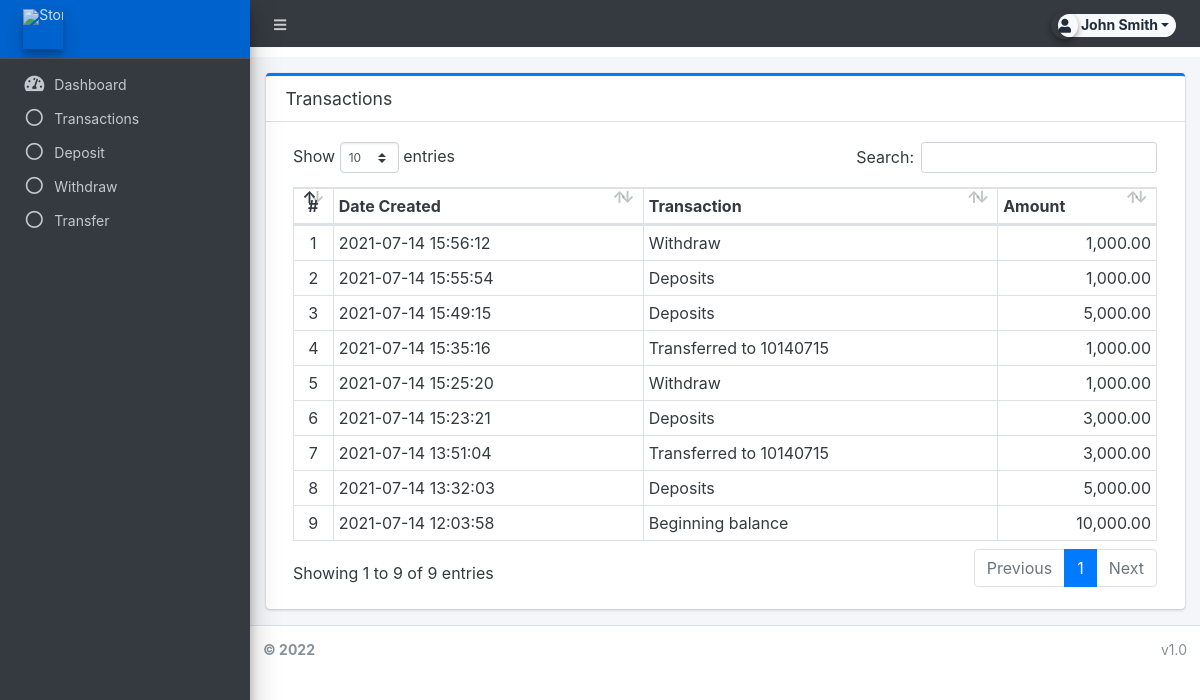
The app's page /client/?page=transaction (signed in) with its own data.
### tables this page shows
CREATE TABLE `transactions` (
  `id` int(30) NOT NULL,
  `account_id` int(30) NOT NULL,
  `type` tinyint(4) NOT NULL COMMENT '1=Cash in, 2= Withdraw, 3=transfer',
  `amount` float NOT NULL,
  `remarks` text DEFAULT NULL,
  `date_created` datetime NOT NULL DEFAULT current_timestamp()
);

### classes/DBConnection.php (called while the page is built, shortened)
<?php
class DBConnection{
    private $host = DB_SERVER;
    private $username = DB_USERNAME;
    private $password = DB_PASSWORD;
    private $database = DB_NAME;
    public $conn;
    public function __construct(){
        if (!isset($this->conn)) {
            $this->conn = new mysqli($this->host, $this->username, $this->password, $this->database);
        }
    }
}
?>

### classes/SystemSettings.php (called while the page is built, shortened)
<?php
class SystemSettings extends DBConnection{
	function userdata($field = ''){
		if(!empty($field)){
			if(isset($_SESSION['userdata'][$field]))
				return $_SESSION['userdata'][$field];
			else
				return null;
		}else{
			return false;
		}
	}
}
$_settings = new SystemSettings();
?>

### client/transaction/index.php (the view, shortened to what this page needs)
<div class="card card-outline card-primary">
	<div class="card-header">
		<h3 class="card-title">Transactions</h3>
	</div>
	<div class="card-body">
        <div class="container-fluid">
			<table class="table table-bordered table-stripped" id="indi-list">
				<thead>
					<tr>
						<th class="text-center">#</th>
						<th>Date Created</th>
						<th>Transaction</th>
						<th>Amount</th>
					</tr>
				</thead>
				<tbody>
					<?php
					$i = 1;
						$qry = $conn->query("SELECT t.*,concat(a.lastname,', ',a.firstname, a.middlename) as `name`,a.account_number from `transactions` t inner join `accounts` a on a.id = t.account_id where t.account_id = '".$_settings->userdata('id')."' order by unix_timestamp(t.date_created) desc ");
						while($row = $qry->fetch_assoc()):
					?>
						<tr>
							<td class="text-center"><?php echo $i++; ?></td>
							<td><?php echo $row['date_created'] ?></td>
							<td><?php echo $row['remarks'] ?></td>
							<td class='text-right'><?php echo number_format($row['amount'],2) ?></td>
						</tr>
					<?php endwhile; ?>
				</tbody>
			</table>
		</div>
	</div>
</div>

### client/index.php (shortened to what this page needs)
<?php require_once('../config.php'); ?>
<?php
$balance = $conn->query("SELECT * FROM `accounts` where id=".$_settings->userdata('id'));
$_settings->set_userdata('balance', $balance->fetch_assoc()['balance']);
?>
 <!DOCTYPE html>
<html lang="en" class="" style="height: auto;">
<?php require_once('inc/header.php') ?>
  <body class="sidebar-mini layout-fixed control-sidebar-slide-open layout-navbar-fixed sidebar-mini-md sidebar-mini-xs" data-new-gr-c-s-check-loaded="14.991.0" data-gr-ext-installed="" style="height: auto;">
    <div class="wrapper">
     <?php require_once('inc/topBarNav.php') ?>
     <?php require_once('inc/navigation.php') ?>
     <?php $page = isset($_GET['page']) ? $_GET['page'] : 'home';  ?>
      <div class="content-wrapper pt-3" style="min-height: 567.854px;">
        <section class="content  text-dark">
          <div class="container-fluid">
            <?php
              if(!file_exists($page.".php") && !is_dir($page)){
                  include '404.html';
              }else{
                if(is_dir($page))
                  include $page.'/index.php';
                else
                  include $page.'.php';
              }
            ?>
          </div>
        </section>
      </div>
      <?php require_once('inc/footer.php') ?>
  </body>
</html>

### client/inc/header.php (shortened to what this page needs)
<head>
    <link rel="stylesheet" href="<?php echo base_url ?>plugins/fontawesome-free/css/all.min.css">
    <link rel="stylesheet" href="<?php echo base_url ?>plugins/tempusdominus-bootstrap-4/css/tempusdominus-bootstrap-4.min.css">
  <link rel="stylesheet" href="<?php echo base_url ?>plugins/datatables-bs4/css/dataTables.bootstrap4.min.css">
  <link rel="stylesheet" href="<?php echo base_url ?>plugins/datatables-responsive/css/responsive.bootstrap4.min.css">
  <link rel="stylesheet" href="<?php echo base_url ?>plugins/datatables-buttons/css/buttons.bootstrap4.min.css">
  <link rel="stylesheet" href="<?php echo base_url ?>plugins/datatables-select/css/select.bootstrap4.min.css">
  <link rel="stylesheet" href="<?php echo base_url ?>plugins/select2/css/select2.min.css">
  <link rel="stylesheet" href="<?php echo base_url ?>plugins/select2-bootstrap4-theme/select2-bootstrap4.min.css">
    <link rel="stylesheet" href="<?php echo base_url ?>plugins/icheck-bootstrap/icheck-bootstrap.min.css">
    <link rel="stylesheet" href="<?php echo base_url ?>plugins/jqvmap/jqvmap.min.css">
    <link rel="stylesheet" href="<?php echo base_url ?>dist/css/adminlte.css">
    <link rel="stylesheet" href="<?php echo base_url ?>dist/css/custom.css">
    <link rel="stylesheet" href="<?php echo base_url ?>plugins/overlayScrollbars/css/OverlayScrollbars.min.css">
    <link rel="stylesheet" href="<?php echo base_url ?>plugins/daterangepicker/daterangepicker.css">
    <link rel="stylesheet" href="<?php echo base_url ?>plugins/summernote/summernote-bs4.min.css">
  <link rel="stylesheet" href="<?php echo base_url ?>plugins/sweetalert2-theme-bootstrap-4/bootstrap-4.min.css">
  <link rel="stylesheet" href="<?php echo base_url ?>plugins/fullcalendar/main.css">
  </head>

### client/inc/topBarNav.php (shortened to what this page needs)
<nav class="main-header navbar navbar-expand navbar-dark border border-light border-top-0  border-left-0 border-right-0 navbar-light text-sm">
  <ul class="navbar-nav">
    <li class="nav-item">
    <a class="nav-link" data-widget="pushmenu" href="#" role="button"><i class="fas fa-bars"></i></a>
    </li>
    <li class="nav-item d-none d-sm-inline-block">
      <a href="<?php echo base_url ?>" class="nav-link"><?php echo (!isMobileDevice()) ? $_settings->info(''):$_settings->info(''); ?></a>
    </li>
  </ul>
  <ul class="navbar-nav ml-auto">
    <li class="nav-item">
      <div class="btn-group nav-link">
            <button type="button" class="btn btn-rounded badge badge-light dropdown-toggle dropdown-icon" data-toggle="dropdown">
              <span><i class="img-circle elevation-2 user-img fa fa-user text-mute d-flex justify-content-center align-items-center"></i></span>
              <span class="ml-3"><?php echo ucwords($_settings->userdata('firstname').' '.$_settings->userdata('lastname')) ?></span>
            </button>
        </div>
    </li>
  </ul>
</nav>

### client/inc/navigation.php (shortened to what this page needs)
<aside class= "mb-10">
   <aside class="main-sidebar sidebar-dark-primary elevation-4 sidebar-no-expand">
     <a href="" class="brand-link bg-primary text-sm">
     <img src="https://cdn-icons-png.flaticon.com/512/25/25694.png" alt="Store Logo" class="brand-image  elevation-3" style="opacity: .8;width: 2.5rem;height: 2.5rem;max-height: unset">
     </a>
     <div class="sidebar os-host os-theme-light os-host-overflow os-host-overflow-y os-host-resize-disabled os-host-transition os-host-scrollbar-horizontal-hidden">
       <div class="os-content-glue" style="margin: 0px -8px; width: 249px; height: 646px;"></div>
       <div class="os-padding">
         <div class="os-viewport os-viewport-native-scrollbars-invisible" style="overflow-y: scroll;">
           <div class="os-content" style="padding: 0px 8px; height: 100%; width: 100%;">
             <nav class="mt-4">
                <ul class="nav nav-pills nav-sidebar flex-column text-sm nav-compact nav-flat nav-child-indent nav-collapse-hide-child" data-widget="treeview" role="menu" data-accordion="false">
                 <li class="nav-item dropdown">
                   <a href="./" class="nav-link nav-home">
                     <i class="nav-icon fas fa-tachometer-alt"></i>
                     <p>
                       Dashboard
                     </p>
                   </a>
                 </li>
                 <li class="nav-item">
                   <li class="nav-item">
                       <a href="./?page=transaction" class="nav-link nav-index">
                         <i class="far fa-circle nav-icon"></i>
                         <p>Transactions</p>
                       </a>
                     </li>
                     <li class="nav-item">
                       <a href="./?page=transaction/deposit" class="nav-link nav-deposit">
                         <i class="far fa-circle nav-icon"></i>
                         <p>Deposit</p>
                       </a>
                     </li>
                     <li class="nav-item">
                       <a href="./?page=transaction/withdraw" class="nav-link nav-withdraw">
                         <i class="far fa-circle nav-icon"></i>
                         <p>Withdraw</p>
                       </a>
                     </li>
                     <li class="nav-item">
                       <a href="./?page=transaction/transfer" class="nav-link nav-transfer">
                         <i class="far fa-circle nav-icon"></i>
                         <p>Transfer</p>
                       </a>
                     </li>
                 </li>
               </ul>
             </nav>
           </div>
         </div>
       </div>
     </div>
   </aside>

### client/inc/footer.php (shortened to what this page needs)
<footer class="main-footer text-sm">
        <strong> © <?php echo date('Y') ?>
        </strong>
        <div class="float-right d-none d-sm-inline-block">
          <b><?php echo $_settings->info('') ?> </b> v1.0
        </div>
      </footer>
    </div>

### client/inc/topBarNav.php (style rules this page uses)
.user-img { position: absolute; height: 27px; width: 27px; left: -7%; top: -12%; }
.btn-rounded { border-radius: 50px; }

### records on screen
transactions: date_created "2021-07-14 15:56:12", remarks "Withdraw", amount "1,000.00"
transactions: date_created "2021-07-14 15:55:54", remarks "Deposits", amount "1,000.00"
transactions: date_created "2021-07-14 15:49:15", remarks "Deposits", amount "5,000.00"
transactions: date_created "2021-07-14 15:35:16", remarks "Transferred to 10140715", amount "1,000.00"
transactions: date_created "2021-07-14 15:25:20", remarks "Withdraw", amount "1,000.00"
transactions: date_created "2021-07-14 15:23:21", remarks "Deposits", amount "3,000.00"
transactions: date_created "2021-07-14 13:51:04", remarks "Transferred to 10140715", amount "3,000.00"
transactions: date_created "2021-07-14 13:32:03", remarks "Deposits", amount "5,000.00"
transactions: date_created "2021-07-14 12:03:58", remarks "Beginning balance", amount "10,000.00"

### other values on screen
$_settings->userdata('firstname').' '.$_settings->userdata('lastname') "John Smith"
